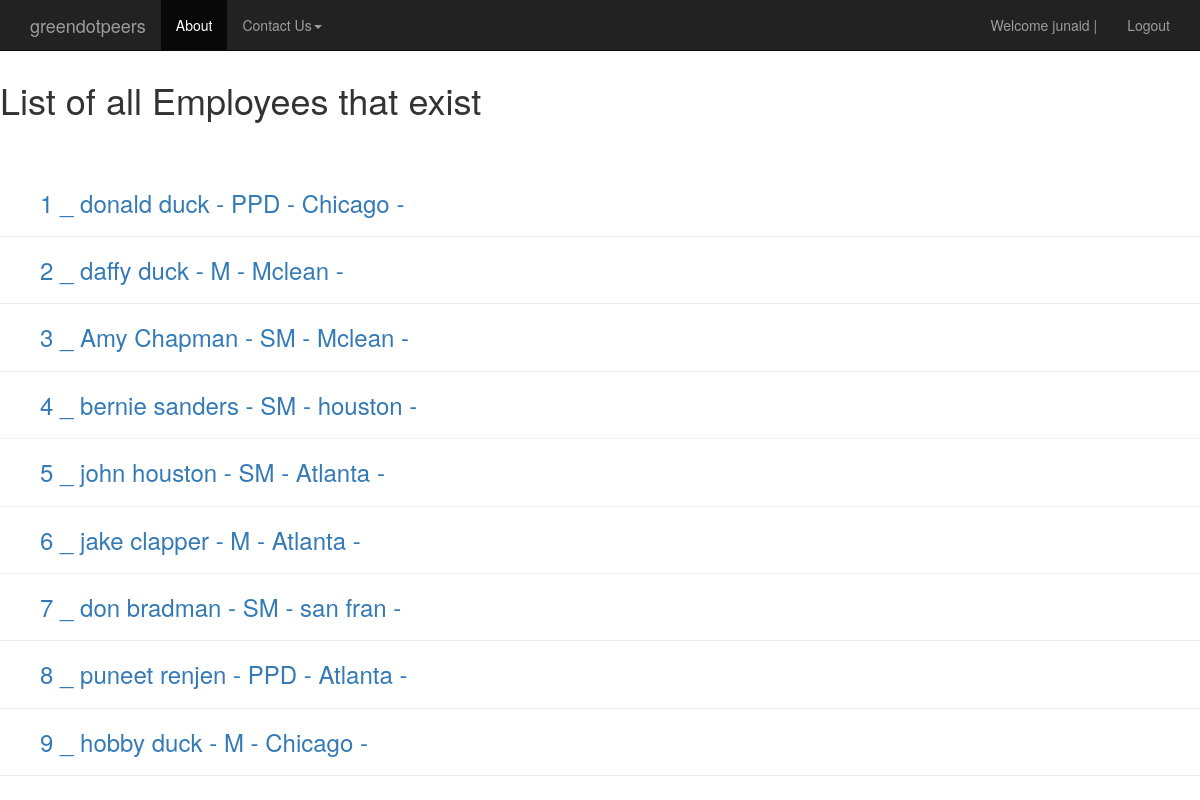
Screenshot of /employees/ (signed in) with the database file from the repository.
### reviews/models.py (models this page shows, shortened)
class Employee(models.Model):
	first_name = models.CharField(max_length=120)
	last_name = models.CharField(max_length=120)
	email = models.CharField(max_length=120, null=True)
	level = models.CharField(max_length=120)
	service_area = models.CharField(max_length=120)
	service_line = models.CharField(max_length=120, null=True)
	office = models.CharField(max_length=120)
	timestamp = models.DateTimeField(auto_now=False, auto_now_add=True)

### reviews/views.py (the view)
# urls.py: url(r'^employees/$', emp.employee_list, name='list_of_all_employees'),
@login_required
def employee_list(request):
	queryset = Employee.objects.all()
	if request.user.is_superuser:
		context = {"obj_list": queryset}
	else:
		context = {"title": "Unauthenticated List"}
	return render(request, "employee_list.html", context)

### templates/employee_list.html
{% extends "base.html" %}
{% block content %}
<h1> List of all Employees that exist</h1>
<br>
<br>
{% for obj in obj_list %}
	<h3>
	<ul>
		<a href='{% url "emp_details" pk=obj.pk %}'>
		{{obj.pk}} _
		{{obj.first_name}}
		{{obj.last_name}} -
		{{obj.level}} -
		{{obj.office}} -
		</a>
	</ul>
	</h3>
	<hr/>
{% endfor %}
{% endblock %}

### templates/navbar.html (shortened to what this page needs)
    <nav class="navbar navbar-inverse navbar-fixed-top">
      <div class="container">
        <div class="navbar-header">
          <a class="navbar-brand" href='{% url "user_homepage" %}'>greendotpeers</a>
        </div>
        <div id="navbar" class="navbar-collapse collapse">
        <ul class="nav navbar-nav">
              <li class="active"><a href='{% url "about_us" %}'>About</a></li>
              <li class="dropdown">
                <a href="#" class="dropdown-toggle" data-toggle="dropdown" role="button" aria-haspopup="true" aria-expanded="false">Contact Us<span class="caret"></span></a>
              </li>
            </ul>
          <ul class="nav navbar-nav navbar-right">
          {% if request.user.is_authenticated  %}
            <li><a href=''>Welcome {{request.user}} |</a></li>
            <li><a href='{% url "auth_logout" %}'>Logout</a></li>
          {% else %}
            <li><a href='{% url "ver_question" %}'> Register </a></li>
          {% endif %}
          </ul>
        </div>
      </div>
    </nav>

### rows the page displays
Employee: pk "1", first_name "donald", last_name "duck", level "PPD", office "Chicago"
Employee: pk "2", first_name "daffy", last_name "duck", level "M", office "Mclean"
Employee: pk "3", first_name "Amy", last_name "Chapman", level "SM", office "Mclean"
Employee: pk "4", first_name "bernie", last_name "sanders", level "SM", office "houston"
Employee: pk "5", first_name "john", last_name "houston", level "SM", office "Atlanta"
Employee: pk "6", first_name "jake", last_name "clapper", level "M", office "Atlanta"
Employee: pk "7", first_name "don", last_name "bradman", level "SM", office "san fran"
Employee: pk "8", first_name "puneet", last_name "renjen", level "PPD", office "Atlanta"
Employee: pk "9", first_name "hobby", last_name "duck", level "M", office "Chicago"

### other values shown
{{ request.user }} "junaid"
